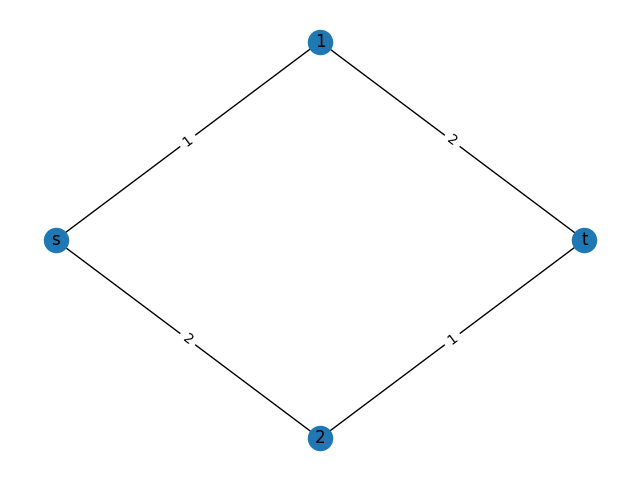

Here is the Python script that generated this plot:
#Importar el módulo networkx de Python para trabajar con grafos

import networkx as nx
import dwave_networkx as dnx
import matplotlib.pyplot as plt

# Resolver el Grafo utilizando el qpu
#from dwave.system.samplers import DWaveSampler
#from dwave.system.composites import EmbeddingComposite

G=nx.Graph()
G.add_node("s",pos=(1,1))
G.add_node("1",pos=(2,2))
G.add_node("2",pos=(2,0))
G.add_node("t",pos=(3,1))
G.add_edge("s","1",weight=1)
G.add_edge("s","2",weight=2)
G.add_edge("1","t",weight=2)
G.add_edge("2","t",weight=1)
pos=nx.get_node_attributes(G,'pos')
nx.draw(G,pos, with_labels=True)
labels = nx.get_edge_attributes(G,'weight')
nx.draw_networkx_edge_labels(G,pos,edge_labels=labels)
plt.savefig("maxflujo.png")

#A maximum cut is a subset S of the vertices of G such that the number of edges between S and the complementary subset
# is as large as possible.

import dimod

# Cálculo del flujo máximo
# mediante un algoritmo clásico (Edmonds-Karp)
sampler = dimod.SimulatedAnnealingSampler()
cut=dnx.weighted_maximum_cut(G,sampler)
print(cut)

# Matriz Q de restricciones QUBO
alpha_s=0.3
bqm = dimod.BinaryQuadraticModel({},{'aa': 1-alpha_s, 'ad': -2, 'ae': -2, 'bb': 1-alpha_s, 'bc': 2, 
                           'bf': -2, 'cc': 1-alpha_s, 'cf': -2, 'dd': 1, 'de': 2, 'ee': 1, 'ff': 1},0,'BINARY')

from dimod.reference.samplers import ExactSolver
sampler = ExactSolver()
sampleset = sampler.sample(bqm)
print(sampleset.lowest(atol=.5))
print('###################')

import sys
file_path = 'randomfile.txt'
sys.stdout = open(file_path, "w")
print("This text will be added to the file")

 
# Resolviendo el problema en la QPU
# Uso el software de OCEAN para hacer embdding automatico
from dwave.system import DWaveSampler, EmbeddingComposite
sampler_auto = EmbeddingComposite(DWaveSampler(solver={'topology__type':'chimera'}))

# Pasamos los valores de los coecientes del problema:
linear = {('a', 'a'): 1-alpha_s, ('b', 'b'): 1-alpha_s, ('c', 'c'): 1-alpha_s,('d','d'): 1, ('e','e'): 1, ('f','f'): 1}
quadratic = {('a', 'd'): -2, ('a', 'e'): -2, ('b', 'c'): 2, ('b','f'): -2, ('c','f'): -2, ('d','e'): 2}
Q = {**linear, **quadratic}
sampleset = sampler_auto.sample_qubo(Q, num_reads=5000)
#print(sampleset)